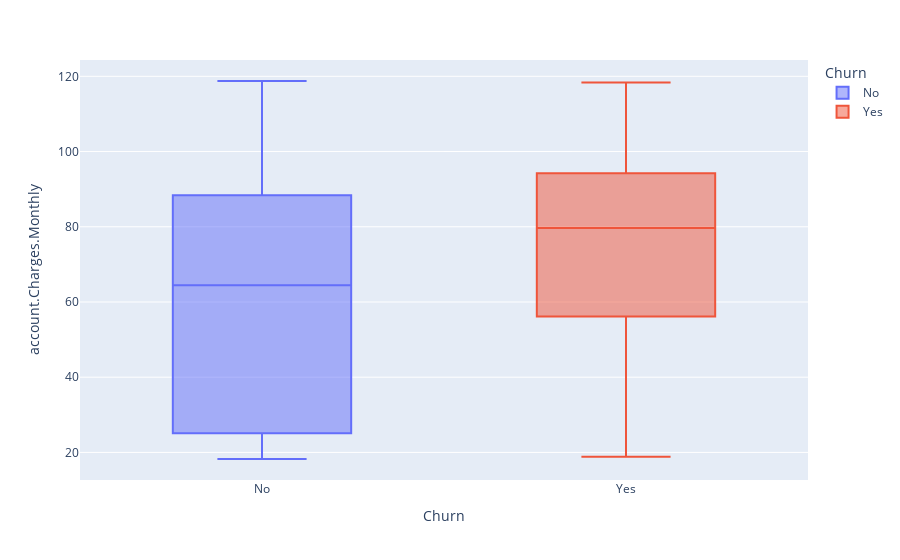

Notebook source saved alongside this figure:
### Code cell
px.box(df_plano, x = 'Churn', y = 'account.Charges.Monthly', color = 'Churn')

### Figure 1 — Plotly figure (JSON) as saved in the notebook; plotly's stock layout.template omitted (floating-point values rounded to 4 significant figures; data arrays with more than 128 entries replaced by an {"elided": "..."} marker saying what was removed)
{"data": [{"alignmentgroup": "True", "hovertemplate": "Churn=%{x}<br>account.Charges.Monthly=%{y}<extra></extra>", "legendgroup": "No", "marker": {"color": "#636efa"}, "name": "No", "notched": false, "offsetgroup": "No", "orientation": "v", "showlegend": true, "type": "box", "x": {"elided": "5174 str values"}, "x0": " ", "xaxis": "x", "y": {"elided": "5174 float values"}, "y0": " ", "yaxis": "y"}, {"alignmentgroup": "True", "hovertemplate": "Churn=%{x}<br>account.Charges.Monthly=%{y}<extra></extra>", "legendgroup": "Yes", "marker": {"color": "#EF553B"}, "name": "Yes", "notched": false, "offsetgroup": "Yes", "orientation": "v", "showlegend": true, "type": "box", "x": {"elided": "1869 str values"}, "x0": " ", "xaxis": "x", "y": {"elided": "1869 float values"}, "y0": " ", "yaxis": "y"}], "layout": {"boxmode": "overlay", "legend": {"title": {"text": "Churn"}, "tracegroupgap": 0}, "margin": {"t": 60}, "xaxis": {"anchor": "y", "categoryarray": ["No", "Yes"], "categoryorder": "array", "domain": [0, 1], "title": {"text": "Churn"}}, "yaxis": {"anchor": "x", "domain": [0, 1], "title": {"text": "account.Charges.Monthly"}}}}
